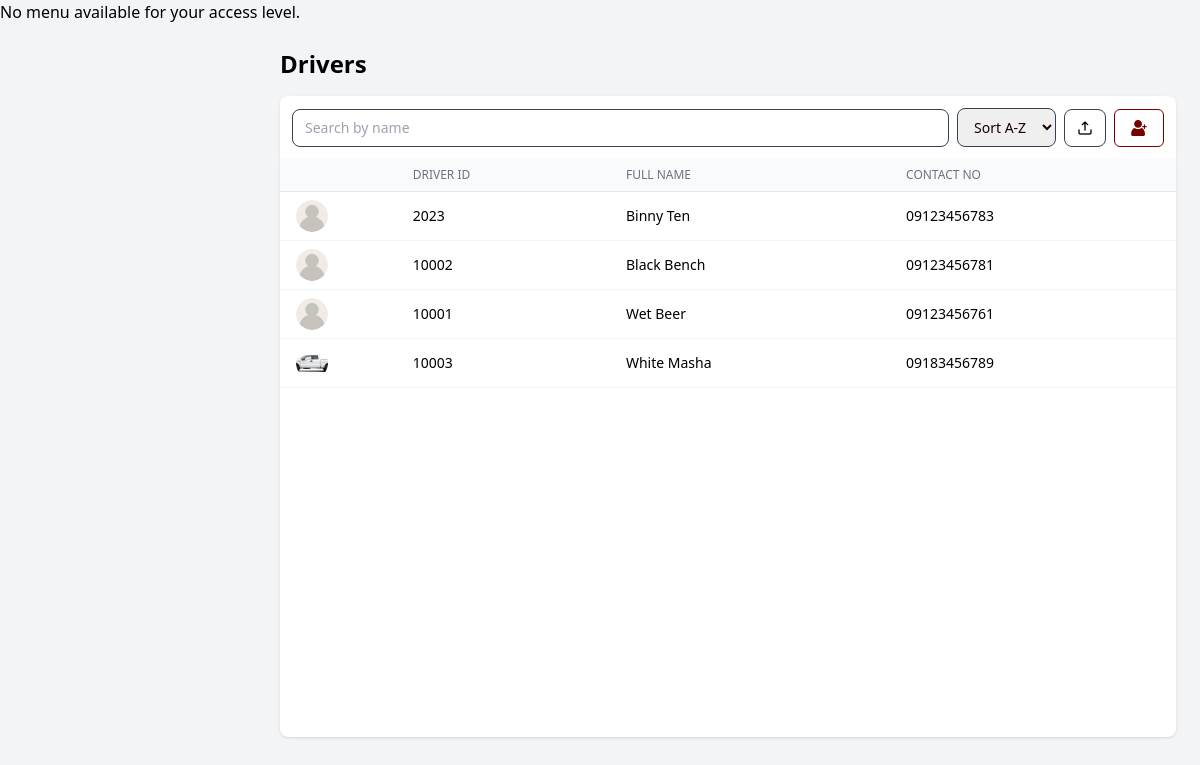
Before: /app/modules/shared/views/driver.php (signed in) with the older database file.
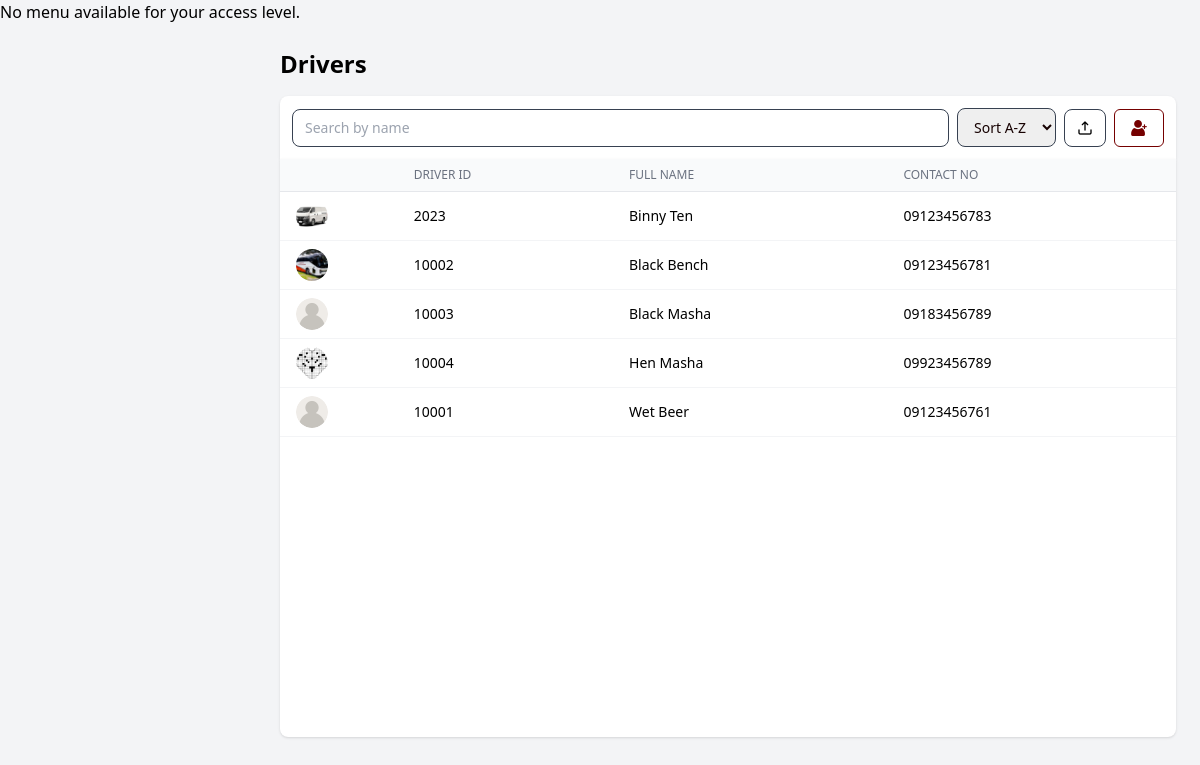
After: the same page with the newer database file.
### tables this page shows
CREATE TABLE `driver` (
  `driver_id` int(10) unsigned NOT NULL AUTO_INCREMENT,
  `firstName` varchar(50) NOT NULL,
  `lastName` varchar(50) NOT NULL,
  `contact` varchar(11) DEFAULT NULL,
  `hire_date` date DEFAULT NULL,
  `profile_picture` varchar(255) DEFAULT NULL,
  PRIMARY KEY (`driver_id`)
);

### app/core/BaseModel.php (called while the page is built, shortened)
<?php
class BaseModel {
    protected $host = 'localhost';
    protected $user = 'root';
    protected $pass = '';
    protected $name = 'u_request';
    private function connect() {
        $this->db = @new mysqli($this->host, $this->user, $this->pass, $this->name);
    }
}

### app/controllers/DriverController.php (called while the page is built, shortened)
<?php
require_once __DIR__ . '/../models/DriverModel.php';
class DriverController {
    private $model;
    public function __construct() {
        $this->model = new  DriverModel();
    }
    public function getAllDriver() {
        return $this->model->getAllDriver();
    }
}

### app/models/DriverModel.php (called while the page is built, shortened)
<?php
require_once __DIR__ . '/../core/BaseModel.php';
class DriverModel extends BaseModel {
    public function getAllDriver() {
       $sql = "
            SELECT
                d.driver_id,
                d.firstName,
                d.lastName,
                CONCAT(d.firstName, ' ', d.lastName) AS full_name,
                d.contact,
                d.hire_date,
                d.profile_picture,
                'Available' AS status
            FROM driver d
            ORDER BY full_name ASC
        ";
        $result = $this->db->query($sql);
        return $result->fetch_all(MYSQLI_ASSOC);
    }
}

### app/modules/shared/views/driver.php (the view, shortened to what this page needs)
<?php
require_once __DIR__ . '/../../../controllers/DriverController.php';
$controller = new DriverController(); $drivers = $controller->getAllDriver();
?>
<!DOCTYPE html>
<html lang="en">
<head>
  <link rel="stylesheet" href="/public/assets/css/output.css" />
</head>
<body class="bg-gray-100">
  <?php
  if ($_SESSION['access_level'] == 1) {
      include COMPONENTS_PATH . '/superadmin_menu.php';
  } elseif ($_SESSION['access_level'] == 3) {
      include COMPONENTS_PATH . '/motorpool_menu.php';
  } else {
      echo "<p>No menu available for your access level.</p>";
  }
  ?>
  <main class="ml-16 md:ml-64 flex flex-col min-h-screen transition-all duration-300">
    <div class="p-6">
      <h1 class="text-2xl font-bold mb-4">Drivers</h1>
      <div x-data="{ showDetails: false, selected: {} }" class="grid grid-cols-1 md:grid-cols-3 gap-4">
        <div :class="showDetails ? 'col-span-2' : 'col-span-3'">
          <div class="p-3 flex flex-wrap gap-2 justify-between items-center bg-white shadow rounded-t-lg">
            <input type="text" id="searchUser" placeholder="Search by name" class="flex-1 min-w-[200px] input-field">
            <select class="input-field" id="sortUsers">
                <option value="az">Sort A-Z</option>
            </select>
            <button title="Export" id="export" class="btn-upper">
                <img src="/public/assets/img/export.png" alt="User" class="size-4 my-0.5">
            </button>
                <div x-data="{ showModal: false }">
            <button @click="showModal = true" title="Add new driver" class="btn btn-secondary">
                <img src="/public/assets/img/add-admin.png" alt="User" class="size-4 my-0.5">
            </button>
          </div>
          </div>
          <div class="overflow-x-auto h-[578px] overflow-y-auto rounded-b-lg shadow bg-white">
          <table class="min-w-full divide-y divide-gray-200 bg-white rounded-lg p-2">
            <thead class="bg-gray-50">
              <tr>
                <th class="px-4 py-2 text-left text-xs font-medium text-gray-500 uppercase">&nbsp;</th>
                <th class="px-4 py-2 text-left text-xs font-medium text-gray-500 uppercase">Driver ID</th>
                <th class="px-4 py-2 text-left text-xs font-medium text-gray-500 uppercase">Full Name</th>
                <th class="px-4 py-2 text-left text-xs font-medium text-gray-500 uppercase">Contact No</th>
              </tr>
            </thead>
            <tbody id="usersTable" class="text-sm">
            <?php if (!empty($drivers)): ?>
              <?php foreach ($drivers as $person): ?>
                <tr
                  data-staffid="<?= htmlspecialchars($person['driver_id']) ?>"
                  data-firstname="<?= htmlspecialchars($person['firstName']) ?>"
                  data-lastname="<?= htmlspecialchars($person['lastName']) ?>"
                  @click="
                    selected = {
                      staff_id: '<?= htmlspecialchars($person['driver_id']) ?>',
                      firstName: '<?= htmlspecialchars($person['firstName']) ?>',
                      lastName: '<?= htmlspecialchars($person['lastName']) ?>',
                      contact: '<?= htmlspecialchars($person['contact']) ?>',
                      hire_date: '<?= htmlspecialchars($person['hire_date']) ?>',
                      status: '<?= htmlspecialchars($person['status']) ?>',
                      profile_picture: '<?= !empty($person['profile_picture']) ? $person['profile_picture'] : '' ?>'
                    };
                    showDetails = true;
                    $nextTick(() => {
                      const preview = document.getElementById('profile-preview');
                      if (!preview) return;
                      preview.dataset.staffid = selected.staff_id;
                      preview.src = selected.profile_picture
                        ? '/public/uploads/profile_pics/' + selected.profile_picture
                        : '/public/assets/img/user-default.png';
                    });
                  "
                  class="cursor-pointer hover:bg-gray-100 border-b border-gray-100"
                >
                  <td class="pl-4 py-2">
                    <img src="<?= !empty($person['profile_picture'])
                                  ? '/public/uploads/profile_pics/' . $person['profile_picture']
                                  : '/public/assets/img/user-default.png' ?>"
                        alt="User" class="size-8 rounded-full object-cover">
                  </td>
                  <td class="px-4 py-2">
                    <?= htmlspecialchars($person['driver_id']) ?>
                  </td>
                  <td class="px-4 py-2">
                    <?= htmlspecialchars($person['firstName'] . ' ' . $person['lastName']) ?>
                  </td>
                  <td class="px-4 py-2">
                    <?= htmlspecialchars($person['contact']) ?>
                  </td>
                </tr>
              <?php endforeach; ?>
            <?php else: ?>
              <tr>
                <td colspan="5" class="text-center py-4 text-gray-500">No driver records found.</td>
              </tr>
            <?php endif; ?>
          </tbody>
          </table>
          </div>
        </div>
      </div>
    </div>
  </main>
</body>
</html>

Changed rows visible on the page:
changed driver "Binny Ten": profile_picture: picture added in place of a placeholder
changed driver "Black Bench": profile_picture: picture added in place of a placeholder
changed driver id 10003: profile_picture: picture removed, a placeholder shows; firstName+lastName "White Masha" → "Black Masha"; moves up the list
added driver: profile_picture (picture), driver_id "10004", firstName+lastName "Hen Masha", contact "09923456789"
